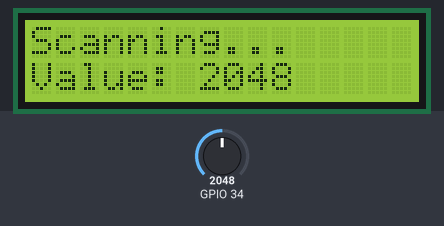
Recording of a program running on a simulated ESP32. On the bench: 16×2 character LCD. Inputs (shaded band) come from the test bench; at power-on: GPIO 34 = 2048.

Above: at 3.2 s.
3.3 s: GPIO 34 set to 2866
At 4.6 s:
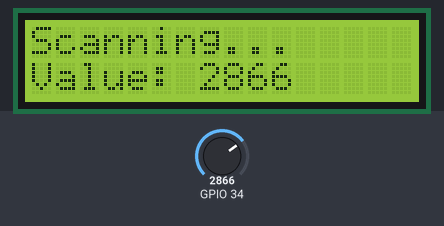
5.1 s: GPIO 34 set to 3603
At 6.1 s:
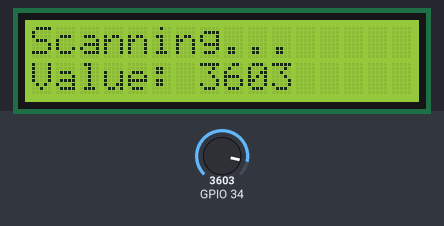
6.7 s: GPIO 34 set to 4095
At 7.7 s:
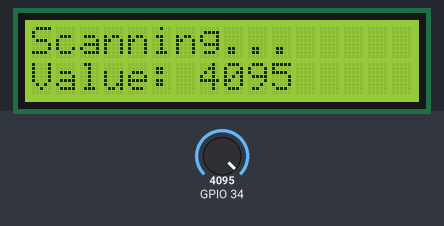
Timing chart, 0 to 9.7 s (numbered marks = the images above; inputs shaded):
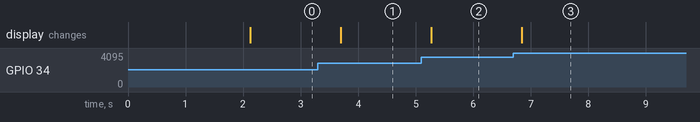

Measured:
- after the input at 3.3 s, the display: changes after 0.40 s (image 1)
- after the input at 5.1 s, the display: changes after 0.17 s (image 2)
- after the input at 6.7 s, the display: changes after 0.15 s (image 3)

The program:

main.cpp
```cpp
#include <Arduino.h>
#include <Wire.h>
#include <LiquidCrystal_I2C.h>

// 1. Set the LCD address to 0x27 for a 16 chars and 2 line display
// If 0x27 doesn't work, try 0x3F
LiquidCrystal_I2C lcd(0x27, 16, 2);

void setup() {
  // 2. Initialize the LCD
  lcd.init();

  // Turn on the blacklight
  lcd.backlight();

  // Print a message
  lcd.setCursor(0, 0);
  lcd.print("I2C LCD Ready!");

  lcd.setCursor(0, 1);
  lcd.print("ESP32 Booting...");
  delay(2000);
  lcd.clear();
}

void loop() {
  lcd.setCursor(0, 0);
  lcd.print("Scanning...");

  // Example: Displaying a value
  int sensorValue = analogRead(34);
  lcd.setCursor(0, 1);
  lcd.print("Value: ");
  lcd.print(sensorValue);
  lcd.print("    "); // Clear trailing digits

  delay(500);
}
```
